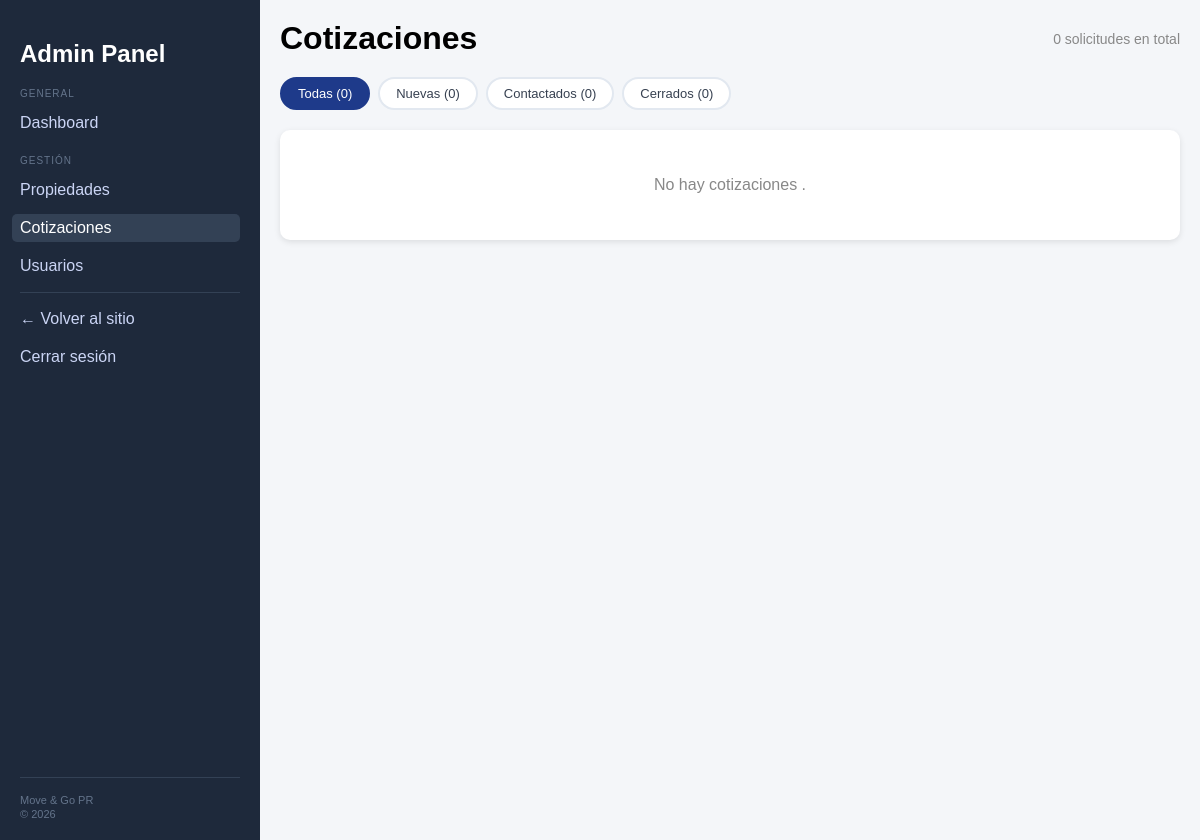
Page /dashboard.php?section=quotes (signed in) on the earlier database version.
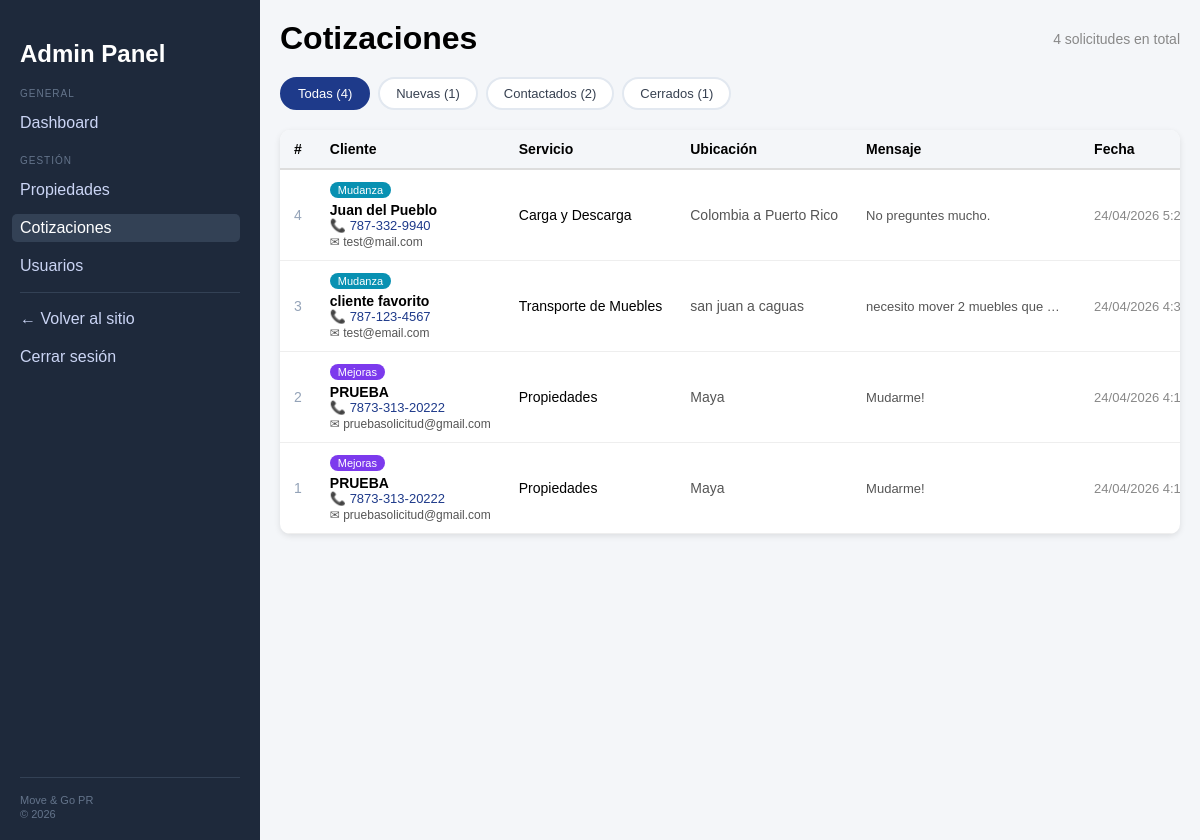
Same page on the later database version.
### tables this page shows
CREATE TABLE `quote_requests` (
  `id` int(11) NOT NULL,
  `tipo_servicio` varchar(20) NOT NULL DEFAULT '',
  `nombre` varchar(100) NOT NULL DEFAULT '',
  `telefono` varchar(20) NOT NULL DEFAULT '',
  `email` varchar(100) NOT NULL DEFAULT '',
  `servicio` varchar(100) NOT NULL DEFAULT '',
  `ubicacion` varchar(200) NOT NULL DEFAULT '',
  `mensaje` text DEFAULT NULL,
  `status` varchar(20) NOT NULL DEFAULT 'new',
  `created_at` timestamp NOT NULL DEFAULT current_timestamp()
);

### includes/quotes_panel.php (the view, shortened to what this page needs)
<?php
$action   = $_GET['action'] ?? 'list';
$quote_id = isset($_GET['id']) ? (int)$_GET['id'] : null;
$filter   = $_GET['filter'] ?? 'all';
function quote_status_badge($status) {
    $map = [
        'new'       => ['color' => '#d97706', 'label' => 'Nueva'],
        'contacted' => ['color' => '#1e3a8a', 'label' => 'Contactado'],
        'closed'    => ['color' => '#16a34a', 'label' => 'Cerrado'],
    ];
    $s = $map[$status] ?? ['color' => '#94a3b8', 'label' => $status];
    return "<span style='background:{$s['color']}; color:white; padding:4px 12px; border-radius:12px; font-size:13px; white-space:nowrap;'>{$s['label']}</span>";
}
function tipo_badge($tipo) {
    $color = $tipo === 'mudanza' ? '#0891b2' : '#7c3aed';
    $label = $tipo === 'mudanza' ? 'Mudanza' : 'Mejoras';
    return "<span style='background:{$color}; color:white; padding:2px 8px; border-radius:10px; font-size:11px;'>{$label}</span>";
}
?>
<?php if ($action === 'view' && $quote_id): ?>
    <?php
    $stmt = $pdo->prepare("SELECT * FROM quote_requests WHERE id = ?");
    $stmt->execute([$quote_id]);
    $q = $stmt->fetch(PDO::FETCH_ASSOC);
    if (!$q) {
        echo '<p style="color:#dc2626;">Solicitud no encontrada.</p>';
        echo '<a href="dashboard.php?section=quotes" class="btn-back">← Volver</a>';
        return;
    }
    ?>
    <a href="dashboard.php?section=quotes&filter=<?= urlencode($filter) ?>" class="btn-back">← Volver a Cotizaciones</a>
    <div style="display:flex; align-items:center; gap:12px; margin-bottom:24px;">
        <h1 style="margin:0;">Solicitud #<?= $q['id'] ?></h1>
        <?= tipo_badge($q['tipo_servicio']) ?>
        <?= quote_status_badge($q['status']) ?>
    </div>
    <div class="card" style="cursor:default; margin-bottom:20px;">
        <h3 style="margin:0 0 20px; color:#1e3a8a; font-size:15px; border-bottom:1px solid #e2e8f0; padding-bottom:12px;">
            Información del Cliente
        </h3>
        <div class="detail-grid">
            <div class="detail-field">
                <span class="detail-label">Nombre</span>
                <span class="detail-value"><?= htmlspecialchars($q['nombre']) ?></span>
            </div>
            <div class="detail-field">
                <span class="detail-label">Teléfono</span>
                <span class="detail-value">
                    <a href="tel:<?= htmlspecialchars($q['telefono']) ?>" style="color:#1e3a8a; text-decoration:none;">
                        📞 <?= htmlspecialchars($q['telefono']) ?>
                    </a>
                </span>
            </div>
            <div class="detail-field">
                <span class="detail-label">Email</span>
                <span class="detail-value">
                    <?php if ($q['email']): ?>
                        <a href="mailto:<?= htmlspecialchars($q['email']) ?>" style="color:#1e3a8a; text-decoration:none;">
                            ✉ <?= htmlspecialchars($q['email']) ?>
                        </a>
                    <?php else: ?>
                        <span style="color:#94a3b8;">—</span>
                    <?php endif; ?>
                </span>
            </div>
            <div class="detail-field">
                <span class="detail-label">Fecha de solicitud</span>
                <span class="detail-value"><?= date('d/m/Y g:ia', strtotime($q['created_at'])) ?></span>
            </div>
        </div>
    </div>
    <div class="card" style="cursor:default; margin-bottom:20px;">
        <h3 style="margin:0 0 20px; color:#1e3a8a; font-size:15px; border-bottom:1px solid #e2e8f0; padding-bottom:12px;">
            Detalles del Servicio
        </h3>
        <div class="detail-grid" style="margin-bottom:20px;">
            <div class="detail-field">
                <span class="detail-label">Servicio</span>
                <span class="detail-value"><?= htmlspecialchars($q['servicio'] ?: '—') ?></span>
            </div>
            <div class="detail-field">
                <span class="detail-label">Ubicación</span>
                <span class="detail-value"><?= htmlspecialchars($q['ubicacion'] ?: '—') ?></span>
            </div>
        </div>
        <div class="detail-field">
            <span class="detail-label">Mensaje</span>
            <div class="detail-mensaje" style="margin-top:6px;">
                <?= htmlspecialchars($q['mensaje'] ?: '—') ?>
            </div>
        </div>
    </div>
    <div class="card" style="cursor:default;">
        <h3 style="margin:0 0 12px; color:#1e3a8a; font-size:15px; border-bottom:1px solid #e2e8f0; padding-bottom:12px;">
            Estado del Ticket
        </h3>
        <p style="color:#555; font-size:14px; margin:0 0 4px;">Estado actual: <?= quote_status_badge($q['status']) ?></p>
        <form method="POST">
            <input type="hidden" name="quote_action" value="update_status">
            <input type="hidden" name="quote_id" value="<?= $q['id'] ?>">
            <input type="hidden" name="back_filter" value="<?= htmlspecialchars($filter) ?>">
            <select name="new_status" class="status-select"
                    data-status="<?= $q['status'] ?>"
                    onchange="this.form.submit()">
                <option value="new"       <?= $q['status'] === 'new'       ? 'selected' : '' ?>>Nueva</option>
                <option value="contacted" <?= $q['status'] === 'contacted' ? 'selected' : '' ?>>Contactado</option>
                <option value="closed"    <?= $q['status'] === 'closed'    ? 'selected' : '' ?>>Cerrado</option>
            </select>
        </form>
    </div>
<?php else: ?>
    <?php
    $where = $filter !== 'all' ? "WHERE status = " . $pdo->quote($filter) : "";
    $quotes = $pdo->query("SELECT * FROM quote_requests $where ORDER BY created_at DESC")->fetchAll(PDO::FETCH_ASSOC);
    $counts    = $pdo->query("SELECT status, COUNT(*) as total FROM quote_requests GROUP BY status")->fetchAll(PDO::FETCH_KEY_PAIR);
    $total_all = array_sum($counts);
    ?>
    <div style="display:flex; justify-content:space-between; align-items:center; margin-bottom:20px;">
        <h1 style="margin:0;">Cotizaciones</h1>
        <span style="color:#888; font-size:14px;"><?= $total_all ?> solicitudes en total</span>
    </div>
    <div class="quotes-filters">
        <a href="dashboard.php?section=quotes&filter=all"
           class="filter-btn <?= $filter === 'all' ? 'active' : '' ?>">
            Todas (<?= $total_all ?>)
        </a>
        <a href="dashboard.php?section=quotes&filter=new"
           class="filter-btn <?= $filter === 'new' ? 'active' : '' ?>">
            Nuevas (<?= $counts['new'] ?? 0 ?>)
        </a>
        <a href="dashboard.php?section=quotes&filter=contacted"
           class="filter-btn <?= $filter === 'contacted' ? 'active' : '' ?>">
            Contactados (<?= $counts['contacted'] ?? 0 ?>)
        </a>
        <a href="dashboard.php?section=quotes&filter=closed"
           class="filter-btn <?= $filter === 'closed' ? 'active' : '' ?>">
            Cerrados (<?= $counts['closed'] ?? 0 ?>)
        </a>
    </div>
    <div class="card" style="padding:0; overflow:hidden; cursor:default;">
        <?php if (empty($quotes)): ?>
            <p style="padding:30px; color:#888; text-align:center;">
                No hay cotizaciones <?= $filter !== 'all' ? "con estado «{$filter}»" : '' ?>.
            </p>
        <?php else: ?>
            <div style="overflow-x:auto;">
                <table class="quote-table">
                    <thead>
                        <tr>
                            <th>#</th>
                            <th>Cliente</th>
                            <th>Servicio</th>
                            <th>Ubicación</th>
                            <th>Mensaje</th>
                            <th>Fecha</th>
                        </tr>
                    </thead>
                    <tbody>
                        <?php foreach ($quotes as $q): ?>
                        <tr onclick="window.location='dashboard.php?section=quotes&action=view&id=<?= $q['id'] ?>&filter=<?= urlencode($filter) ?>'">
                            <td style="color:#94a3b8;"><?= $q['id'] ?></td>
                            <td>
                                <?= tipo_badge($q['tipo_servicio']) ?>
                                <strong style="display:block; margin-top:5px;"><?= htmlspecialchars($q['nombre']) ?></strong>
                                <span style="display:block; color:#1e3a8a; font-size:13px; white-space:nowrap;">
                                    📞 <?= htmlspecialchars($q['telefono']) ?>
                                </span>
                                <?php if ($q['email']): ?>
                                    <span style="display:block; color:#555; font-size:12px; margin-top:2px; white-space:nowrap;">
                                        ✉ <?= htmlspecialchars($q['email']) ?>
                                    </span>
                                <?php endif; ?>
                            </td>
                            <td style="white-space:nowrap;"><?= htmlspecialchars($q['servicio'] ?: '—') ?></td>
                            <td style="white-space:nowrap; color:#555;"><?= htmlspecialchars($q['ubicacion'] ?: '—') ?></td>
                            <td class="mensaje-cell"><?= htmlspecialchars(mb_strimwidth($q['mensaje'] ?: '—', 0, 50, '…')) ?></td>
                            <td style="white-space:nowrap; color:#888; font-size:13px;">
                                <?= date('d/m/Y g:ia', strtotime($q['created_at'])) ?>
                            </td>
                        </tr>
                        <?php endforeach; ?>
                    </tbody>
                </table>
            </div>
        <?php endif; ?>
    </div>
<?php endif; ?>

### dashboard.php (shortened to what this page needs)
<?php
require_once 'config.php';
$section = $_GET['section'] ?? 'overview';
?>
<!DOCTYPE html>
<html lang="es">
<head>
    <link rel="stylesheet" href="css/admin.css">
</head>
<body>
<div class="admin-container">
    <div class="sidebar">
        <div class="sidebar-nav">
            <h2>Admin Panel</h2>
            <p class="nav-section-label">General</p>
            <a href="dashboard.php?section=overview"
               class="<?php echo $section === 'overview' ? 'active' : '' ?>">
                Dashboard
            </a>
            <p class="nav-section-label">Gestión</p>
            <a href="dashboard.php?section=properties"
               class="<?php echo $section === 'properties' ? 'active' : '' ?>">
                Propiedades
            </a>
            <a href="dashboard.php?section=quotes"
               class="<?php echo $section === 'quotes' ? 'active' : '' ?>">
                Cotizaciones
            </a>
            <a href="dashboard.php?section=users"
               class="<?php echo $section === 'users' ? 'active' : '' ?>">
                Usuarios
            </a>
            <hr class="nav-divider">
            <a href="index.php">← Volver al sitio</a>
            <a href="logout.php">Cerrar sesión</a>
        </div>
        <div class="sidebar-footer">
            <span>Move & Go PR</span>
            <span>© <?= date('Y') ?></span>
        </div>
    </div>
    <div class="main-content">
        <?php
        switch ($section) {
            case 'quotes':
                include 'includes/quotes_panel.php';
                break;
        }
        ?>
    </div>
</div>
</body>
</html>

### css/admin.css (style rules this page uses)
body { margin: 0; font-family: Arial, sans-serif; background-color: #f4f6f9; }
.admin-container { display: flex; }
.sidebar { width: 220px; flex-shrink: 0; background-color: #1e293b; color: white; min-height: 100vh; padding: 20px; display: flex; flex-direction: column; }
.sidebar-nav { flex: 1; }
.sidebar-footer { margin-top: auto; padding-top: 16px; border-top: 1px solid #334155; display: flex; flex-direction: column; gap: 2px; font-size: 11px; color: #64748b; }
.sidebar h2 { margin-bottom: 20px; }
.sidebar a { display: block; color: #cbd5f5; text-decoration: none; margin: 10px 0; }
.main-content { flex: 1; min-width: 0; padding: 20px; }
.card { background: white; padding: 20px; margin-bottom: 20px; border-radius: 10px; box-shadow: 0 2px 6px rgba(0,0,0,0.1); }

### dashboard.php (style rules this page uses)
.sidebar a.active { color: #ffffff; background: #334155; border-radius: 5px; padding: 5px 8px; margin-left: -8px; }
.sidebar a { padding: 5px 8px; margin-left: -8px; border-radius: 5px; transition: background 0.2s; }
.sidebar .nav-section-label { font-size: 10px; text-transform: uppercase; letter-spacing: 1px; color: #64748b; margin: 18px 0 6px 0; }
.sidebar .nav-divider { border: none; border-top: 1px solid #334155; margin: 12px 0; }

### includes/quotes_panel.php (style rules this page uses)
.quotes-filters { display: flex; gap: 8px; margin-bottom: 20px; flex-wrap: wrap; }
.filter-btn { padding: 7px 16px; border: 2px solid #e2e8f0; border-radius: 20px; background: white; cursor: pointer; font-size: 13px; text-decoration: none; color: #374151; transition: all 0.15s; }
.filter-btn.active { background: #1e3a8a; color: white; border-color: #1e3a8a; }
.quote-table { width: 100%; border-collapse: collapse; font-size: 14px; }
.quote-table th { background: #f4f6f9; padding: 11px 14px; text-align: left; border-bottom: 2px solid #ddd; white-space: nowrap; }
.quote-table td { padding: 11px 14px; border-bottom: 1px solid #eee; vertical-align: middle; }
.quote-table tbody tr { cursor: pointer; }
.mensaje-cell { max-width: 200px; overflow: hidden; white-space: nowrap; text-overflow: ellipsis; color: #555; font-size: 13px; }

Differences in the rows shown:
added quote_requests: id "4", tipo_servicio "Mudanza", nombre "Juan del Pueblo", telefono "787-332-9940", email "test@mail.com", servicio "Carga y Descarga", ubicacion "Colombia a Puerto Rico", mensaje "No preguntes mucho.", created_at "24/04/2026…"
added quote_requests: id "3", tipo_servicio "Mudanza", nombre "cliente favorito", telefono "787-123-4567", email "test@email.com", servicio "Transporte de Muebles", ubicacion "san juan a caguas", mensaje "necesito mover 2 muebles que…", created_at "24/04/2026…"
added quote_requests: id "2", tipo_servicio "Mejoras", nombre "PRUEBA", telefono "7873-313-20222", email "pruebasolicitud@gmail.com", servicio "Propiedades", ubicacion "Maya", mensaje "Mudarme!", created_at "24/04/2026…"
added quote_requests: id "1", tipo_servicio "Mejoras", nombre "PRUEBA", telefono "7873-313-20222", email "pruebasolicitud@gmail.com", servicio "Propiedades", ubicacion "Maya", mensaje "Mudarme!", created_at "24/04/2026…"
Other differences:
$total_all: "0" → "4"
$counts['new']: "0" → "1"
$counts['contacted']: "0" → "2"
$counts['closed']: "0" → "1"
text no longer shown: "No hay cotizaciones ."
text now shown: "# Cliente Servicio Ubicación Mensaje Fecha"
